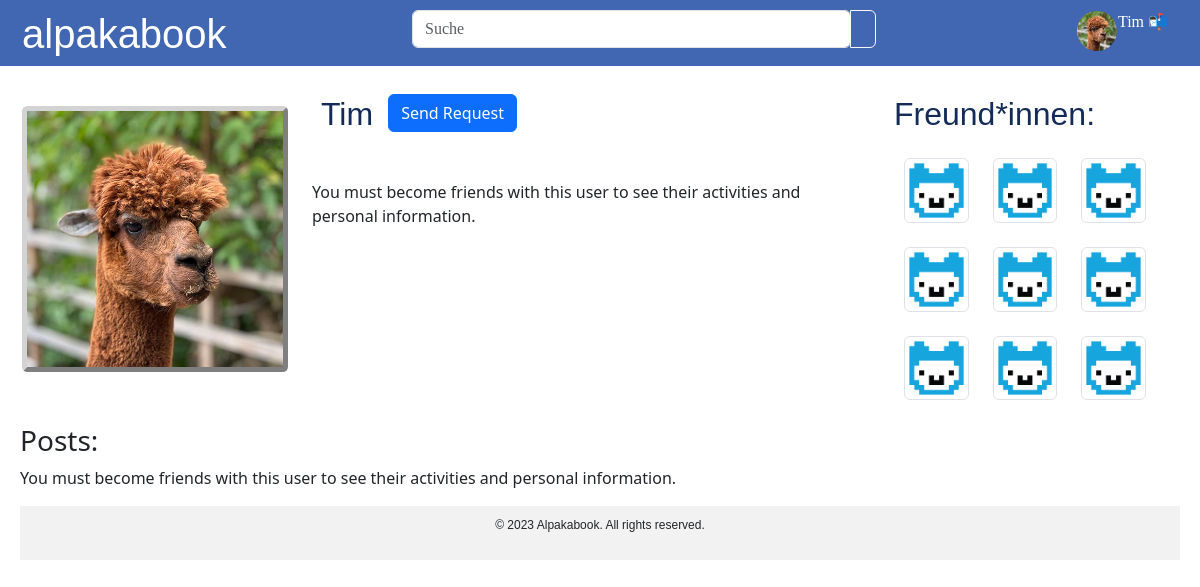
The page /user/3/ (signed in) on the database as committed earlier.
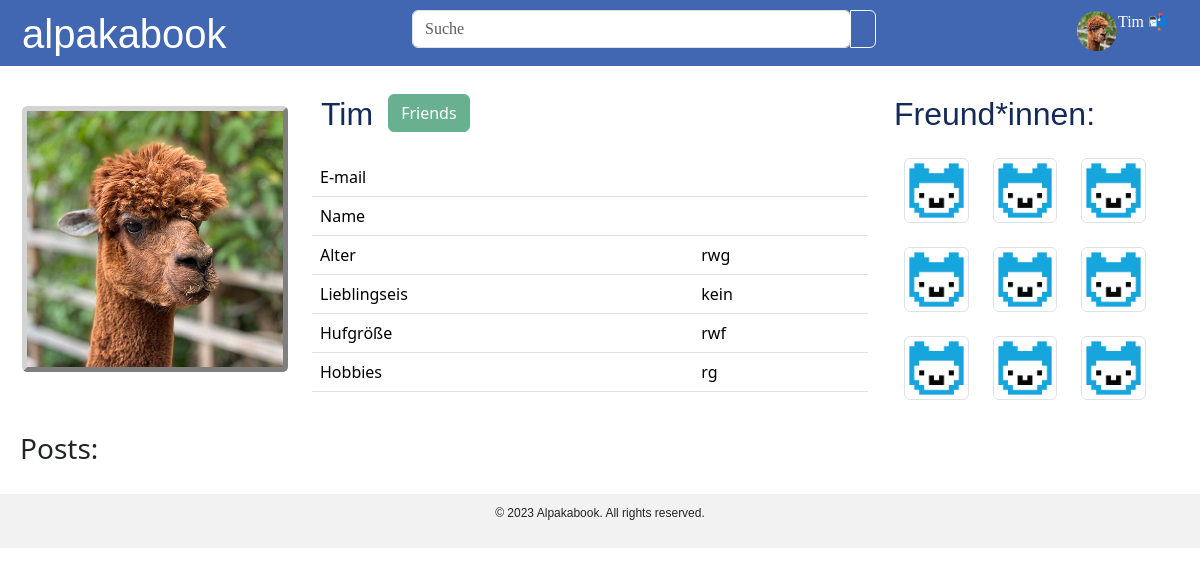
The same page on the database as committed later.
### playground/models.py (models this page shows)
class User_dev2(AbstractUser):
    def __str__(self):
        return self.username
    username = models.CharField(max_length=200, unique=True, null=False, blank=False)
    FavIce = models.CharField(max_length=200)
    Shoesize = models.CharField(max_length=200)
    Age = models.CharField(max_length=200)
    Hobbies = models.CharField(max_length=200)
    created_date = models.DateTimeField(auto_now_add=True)
    password = models.CharField(max_length=200)
    last_login = models.DateTimeField(verbose_name='last login', auto_now=True)
    is_superuser = models.BooleanField(default=False)
    is_staff = models.BooleanField(default=False)
    USERNAME_FIELD = 'username'
    REQUIRED_FIELDS = ['password']

### playground/views.py (the view)
# urls.py: path('', views.userpage),
def userpage(request, user_id):
    print(user_id)
    try:
        user = User_dev.objects.get(pk=user_id)
    except User_dev.DoesNotExist:
        raise Http404("User does not exist")
    viewed_user = User_dev.objects.get(id=user_id)
    logged_in_user = request.user
    friendship = Friendship.objects.filter(
        (Q(sender=logged_in_user, receiver=viewed_user) | Q(sender=viewed_user, receiver=logged_in_user))).first()
    if friendship is not None:
        viewed_user.friendship_status = friendship.status
    else:
        viewed_user.friendship_status = 'send_request'
    viewed_user.friendship_status_display = dict(Friendship.STATUS_CHOICES)[viewed_user.friendship_status]
    is_friends = get_friendship_status(request.user, viewed_user)
    print("When requesting user, this status was determined: ", viewed_user.friendship_status)
    return render(request, 'hello.html', {'user': viewed_user, 'is_friends': is_friends})

### playground/views.py (called while the page is built)
def get_friendship_status(viewing_user, profile_user):
    if viewing_user == profile_user:
        return True
    try:
        friendship = Friendship.objects.get(
            Q(sender=viewing_user, receiver=profile_user, status='friends') |
            Q(sender=profile_user, receiver=viewing_user, status='friends')
        )
        return True  # They are friends
    except Friendship.DoesNotExist:
        return False  # They are not friends

### playground/templates/hello.html (shortened to what this page needs)
{% load static %}
{% load bootstrap5 %}
{% bootstrap_css %}
{% load bootstrap_icons %}
<!DOCTYPE html>
<html>
<head>
</head>
<body>
    <div class="banner">
        <div class="container-fluid" style="position: relative; left:-10px;">
            <div class="row">
              <div class="col-4">
          <h1 style="font-family: 'alpaka', Arial, sans-serif;">alpakabook</h1>
          </div>
          <div class="col-5">
            <div class="input-group">
                <input type="search" class="form-control rounded" placeholder="Suche" aria-label="Search" aria-describedby="search-addon" />
                <button type="button" class="btn btn-outline-light"> {% bs_icon 'search' %} </button>
              </div>
          </div>
          <div class="col-3">
    <a style="float: right;" class="nav-link" href="{% url 'notifications' %}">
        {{ user }} 📬
    </a>
    <a href="#">
        <img src="{% static 'U1.jpg' %}" alt="" width="40" height="40" class="round">
    </a>
</div></div>
            </div>
    </div>
    <div class="content">
    <div class="container-fluid" style="position: relative; left:-10px;">
        <div class="row">
          <div class="col-3">
        <img src="{% static 'U1.jpg' %}" alt="Profile Picture" class="fixed default-profile-picture">
          </div>
          <div class="col-6"><h2 style="font-family:  Arial, sans-serif; color:#142b58" class="lol">{{user}}         </h2>
           <div id="friendship-status" class="custom-margin">
                {% if request.user != user %}
                   <button id="friendship-button"
                            data-user-id="{{ user.id }}"
                            data-status="{{ user.friendship_status }}"
                            class="ml-2
                                   {% if user.friendship_status == 'send_request' %}btn btn-primary{% elif user.friendship_status == 'request_sent' %}btn btn-secondary{% elif user.friendship_status == 'friends' %}btn btn-success{% endif %}
                                   mt-2 custom-margin"
                            {% if user.friendship_status != 'send_request' %}disabled{% endif %}>
                        {{ user.friendship_status_display }}
                    </button>
                {% endif %}
            </div>
{% if is_friends %}
        <table class="table">
            <tr>
              <td>E-mail</td>
              <td>{{user.Email}}</td>
            </tr>
            <tr>
              <td>Name</td>
              <td>{{user.Name}}</td>
            </tr>
            <tr>
              <td>Alter</td>
              <td>{{user.Age}}</td>
            </tr>
            <tr>
              <td>Lieblingseis</td>
              <td>{{user.FavIce}}</td>
            </tr>
            <tr>
              <td>Hufgröße</td>
              <td>{{user.Shoesize}}</td>
            </tr>
            <tr>
              <td>Hobbies</td>
              <td>{{user.Hobbies}}</td>
            </tr>
          </table>
    {% else %}
<br><br>
        You must become friends with this user to see their activities and personal information.
    {% endif %}
        </div>
        <div class="col-3">
            <div class="container">
            <div class="row">
            <h2 style="font-family:  Arial, sans-serif; color:#142b58" class="lol2">Freund*innen:</h2>
            </div>
                <div class="row">
                  <div class="col">
                    <img src="{% static 'default.png' %}" class="img-thumbnail" alt="...">
                  </div>
                  <div class="col">
                    <img src="{% static 'default.png' %}" class="img-thumbnail" alt="...">
                  </div>
                  <div class="col">
                    <img src="{% static 'default.png' %}" class="img-thumbnail" alt="...">
                  </div>
                </div>
                <br>
                <div class="row">
                    <div class="col-4">
                      <img src="{% static 'default.png' %}" class="img-thumbnail" alt="...">
                    </div>
                    <div class="col-4">
                      <img src="{% static 'default.png' %}" class="img-thumbnail" alt="...">
                    </div>
                    <div class="col-4">
                      <img src="{% static 'default.png' %}" class="img-thumbnail" alt="...">
                    </div>
                  </div>
                  <br>
                  <div class="row">
                    <div class="col">
                      <img src="{% static 'default.png' %}" class="img-thumbnail" alt="...">
                    </div>
                    <div class="col">
                      <img src="{% static 'default.png' %}" class="img-thumbnail" alt="...">
                    </div>
                    <div class="col">
                      <img src="{% static 'default.png' %}" class="img-thumbnail" style="width: 100%;">
                    </div>
                  </div>
              </div>
        </div>
        </div>
      </div>
          <br>
                    <div id="post-section">
                <h3>Posts:</h3>
            {% if is_friends %}
            </div>
     {% else %}
        <p>You must become friends with this user to see their activities and personal information.</p>
    {% endif %}
</div>
    <div class="footer">
        <p>&copy; 2023 Alpakabook. All rights reserved.</p>
    </div>
</body>
</html>

Rows that differ between the two databases and show on the page:
changed User_dev2 "Tim": friendship_status_display "Send Request" → "Friends"; Age (not shown) → "rwg"; FavIce (not shown) → "kein"; Shoesize (not shown) → "rwf"; Hobbies (not shown) → "rg"
Other text that changed with them:
text no longer shown: "You must become friends with this user to see their activities and personal information. You must become friends with this user to see their activities and personal information."
text now shown: "E-mail Name Alter Lieblingseis Hufgröße Hobbies"
